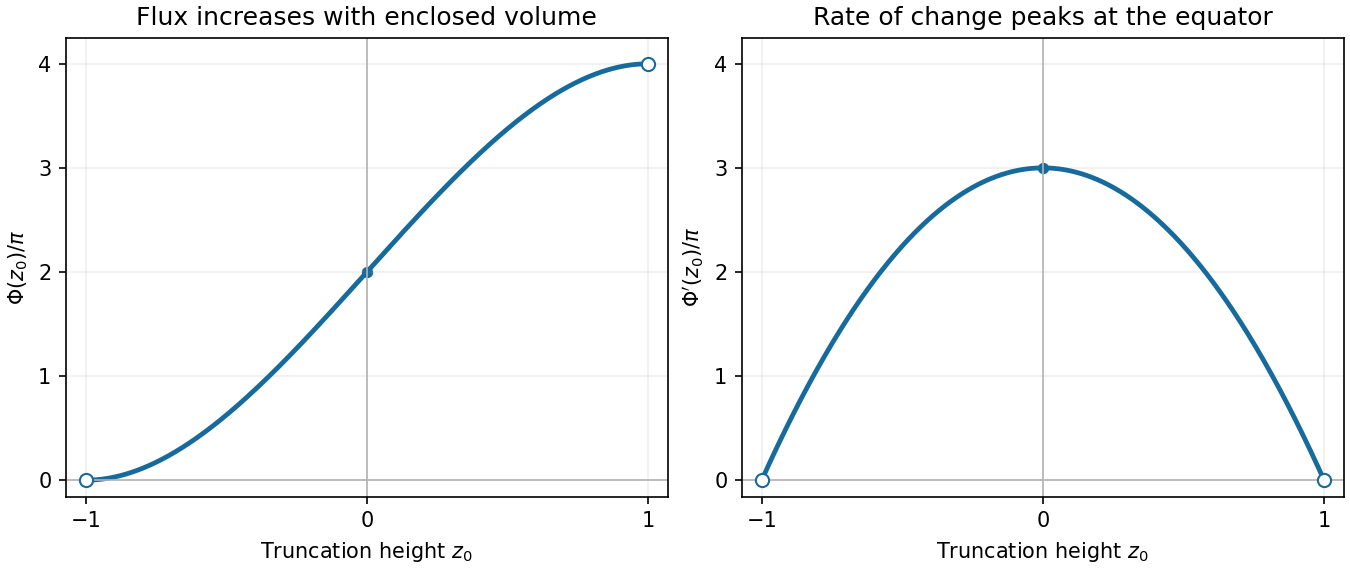

Source code (Python):
"""Generate the Q17 flux sketch; tested with Python 3.14, NumPy 2.3.5,
and Matplotlib 3.10.7, using the repository's pyproject.toml dependencies.
"""

from pathlib import Path

import matplotlib

matplotlib.use("Agg")
import matplotlib.pyplot as plt
import numpy as np


def main():
    z = np.linspace(-1, 1, 500)
    fig, axes = plt.subplots(1, 2, figsize=(9, 3.8), layout="constrained")
    curves = [2 + 3 * z - z**3, 3 * (1 - z**2)]
    labels = [r"$\Phi(z_0)/\pi$", r"$\Phi'(z_0)/\pi$"]
    endpoint_values = [(0, 4), (0, 0)]
    for ax, values, label, ends in zip(axes, curves, labels, endpoint_values):
        ax.plot(z, values, color="#176b9c", linewidth=2.3)
        ax.scatter([-1, 1], ends, s=40, facecolors="white", edgecolors="#176b9c", zorder=3)
        ax.axvline(0, color="0.7", linewidth=0.8)
        ax.axhline(0, color="0.7", linewidth=0.8)
        ax.set(xlabel=r"Truncation height $z_0$", ylabel=label, xlim=(-1.07, 1.07), ylim=(-0.16, 4.25))
        ax.set_xticks([-1, 0, 1])
        ax.set_yticks([0, 1, 2, 3, 4])
        ax.grid(alpha=0.2)
    axes[0].set_title("Flux increases with enclosed volume")
    axes[1].set_title("Rate of change peaks at the equator")
    axes[0].scatter([0], [2], color="#176b9c", s=20)
    axes[1].scatter([0], [3], color="#176b9c", s=20)
    fig.savefig(Path.cwd() / Path(__file__).with_suffix(".png").name, dpi=150, facecolor="white")
    plt.close(fig)


if __name__ == "__main__":
    main()
